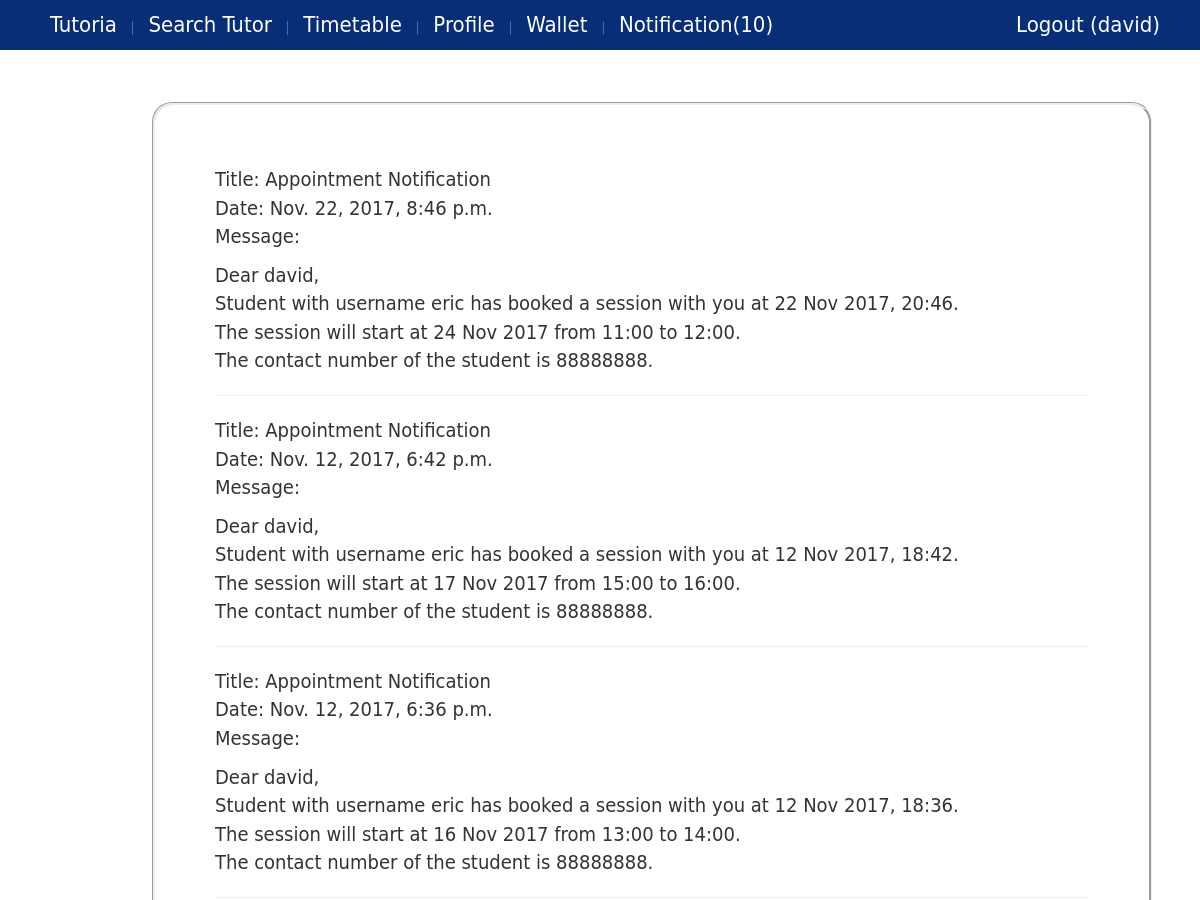
Before: /notification/ (signed in, upper part) with the older database file.
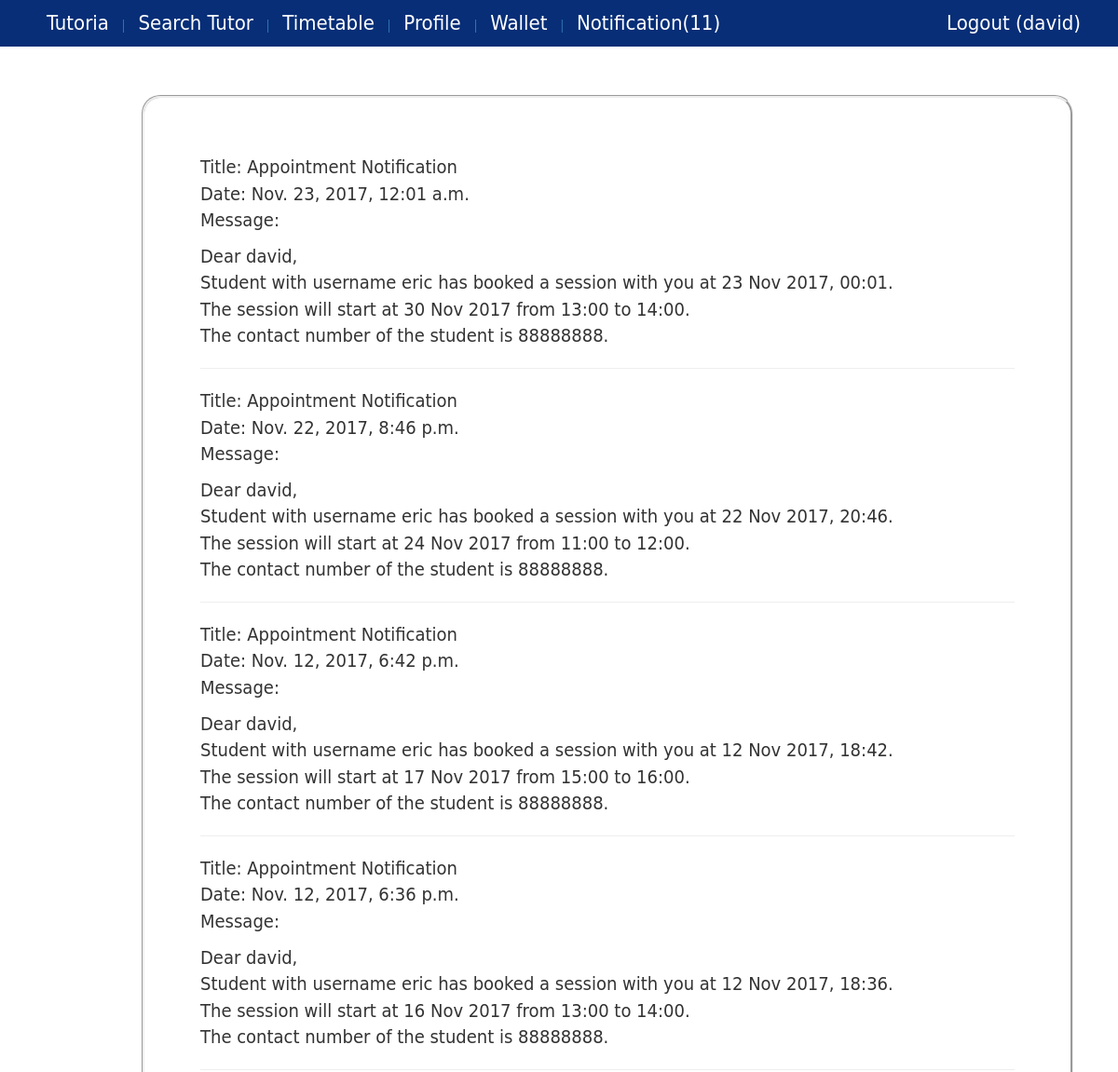
After: the same page with the newer database file.
### core/models.py (models this page shows, shortened)
class Profile(models.Model):
    user = models.OneToOneField(User, on_delete=models.CASCADE)
    phone = models.CharField(max_length=20)
    user_type =  models.ForeignKey(UserType)
    wallet = models.OneToOneField(Wallet)
    @property
    def hasNotification(self):
        return len(Notification.objects.filter(profile=self,checked=False))>0
    @property
    def getNotificationNum(self):
        return len(Notification.objects.filter(profile=self,checked=False))

class Notification(models.Model):
    profile = models.ForeignKey(Profile, on_delete=models.CASCADE)
    title = models.CharField(max_length=100)
    message = models.CharField(max_length=1000)
    date = models.DateTimeField()
    checked = models.BooleanField(default=False)

### core/views.py (the view)
# urls.py: url(r'^notification/$', views.notification, name='view_notification'),
def notification(request):
    notif_list = Notification.objects.filter(profile=request.user.profile).order_by('-date')
    context={'list':notif_list}
    return render(request, 'notification.html', context)

### core/templates/notification.html (shortened to what this page needs)
{% extends 'base.html' %}
{% block content %}
    {% if list %}
        {% for each in list %}
            <div id="msg_{{each.id}}">
                <p>
                    Title: {{each.title}} <br/>
                    Date: {{each.date}}<br/>
                    Message: <br/>
                    {% autoescape off %}
                        {{each.message | linebreaks}}
                    {% endautoescape %}
                </p>
            </div>
            <hr/>
        {% endfor %}
    {% else %}
        <h2>No message yet.</h2>
    {% endif %}
{% endblock %}

### core/templates/base.html (shortened to what this page needs)
{% load static %}
<!DOCTYPE html>
<html>
<head>
    <link rel="stylesheet" href="{% static 'css/base.css' %}">
    <link rel="stylesheet" href="https://maxcdn.bootstrapcdn.com/bootstrap/3.3.7/css/bootstrap.min.css">
</head>
<body>
    <div id="wrapper">
        <header>
            <nav id="navigation">
                <ul>
                    <a href="{% url 'homepage' %}">
                        <li>Tutoria</li>
                    </a>
                    {% if user.is_authenticated %}
                    <a href="{% url 'search_tutor' %}">
                        | <li>Search Tutor</li>
                    </a>
                    <a href="{% url 'view_timetable' %}">
                        | <li>Timetable</li>
                    </a>
                    <a href="{% url 'edit_profile' %}">
                        | <li>Profile</li>
                    </a>
                    <a href="{% url 'view_wallet' %}">
                        | <li>Wallet</li>
                    </a>
                    <a href="{% url 'view_notification' %}">
                        {%if user.profile.hasNotification %}
                        | <li>Notification({{user.profile.getNotificationNum}})</li>
                        {% else %}
                        | <li>Notification</li>
                        {% endif %}
                    </a>
                    <a href="{% url 'logout' %}" id="logoutButton" class="pull-right">
                        <li>Logout ({{ user.username }}) </li>
                    </a>
                    {% endif %}
                </ul>
            </nav>
        </header>
        <div id="main">
            <article>
                <section class="box">
                    {% block content %} {% endblock %}
        </div>
    </div>
</body>
</html>

Changed rows visible on the page:
added Notification: title "Appointment Notification", date "Nov. 23, 2017, 12:01 a.m.", message "Dear david, Student with username eric has booked a session with you at 23 Nov 2017, 00:01. The session will start at 30 Nov 2017 from 13:00 to 14:00. The contact number of the student is 88888888."
Other visible differences:
{{ user.profile.getNotificationNum }}: "10" → "11"
